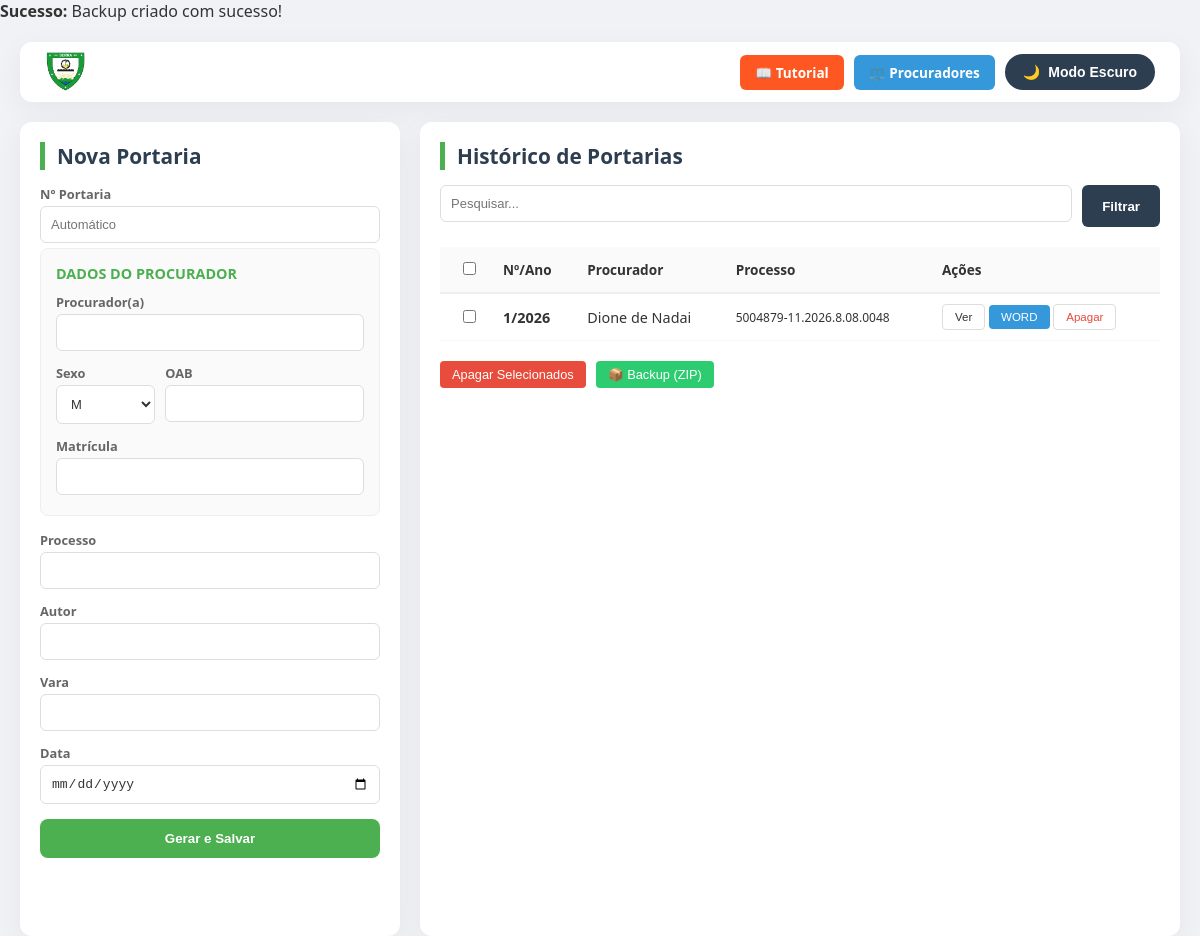
Before: / with the older database file.
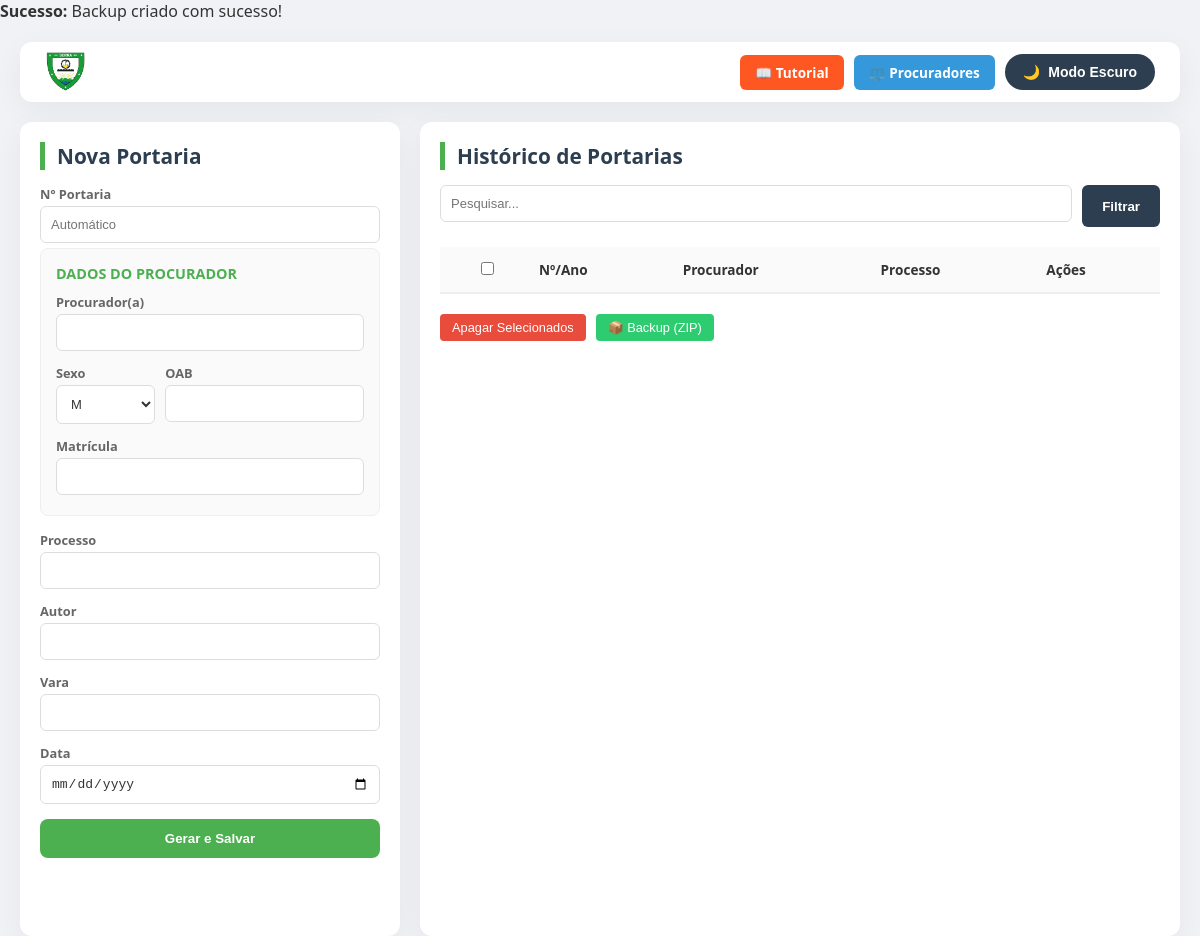
After: the same page with the newer database file.
### tables this page shows
CREATE TABLE portarias(
    id INTEGER PRIMARY KEY AUTOINCREMENT,
    numero INTEGER,
    ano INTEGER,
    procurador TEXT,
    sexo TEXT,
    oab TEXT,
    matricula TEXT, 
    processo TEXT,
    autor TEXT,
    vara TEXT,
    data_portaria TEXT
);

### index.php (the view, shortened to what this page needs)
<?php
if (!isset($_GET['buscar_dados'])) {
    include 'backup_auto.php';
}
$db = new SQLite3('data/portarias.db');
$db->exec('PRAGMA journal_mode = WAL;');
$db->exec("CREATE TABLE IF NOT EXISTS portarias(
    id INTEGER PRIMARY KEY AUTOINCREMENT,
    numero INTEGER,
    ano INTEGER,
    procurador TEXT,
    sexo TEXT,
    oab TEXT,
    matricula TEXT,
    processo TEXT,
    autor TEXT,
    vara TEXT,
    data_portaria TEXT
)");
$db->exec("CREATE TABLE IF NOT EXISTS cadastro_procuradores(
    id INTEGER PRIMARY KEY AUTOINCREMENT,
    nome TEXT NOT NULL,
    oab TEXT,
    sexo TEXT,
    matricula TEXT,
    email TEXT,
    status TEXT DEFAULT 'Ativo'
)");
$filtro="WHERE 1=1";
?>
<!DOCTYPE html>
<html lang="pt-br">
<head>
</head>
<body>
<div class="container">
<header class="header-actions">
    <img src="img/logoserra.png" style="height: 40px;">
    <div style="display:flex;gap:10px;align-items:center;">
        <a href="tutorial.php" class="btn-tutorial">📖 Tutorial</a>
        <a href="procuradores.php" class="btn-cadastro">⚖️ Procuradores</a>
        <button class="dark-toggle" id="btnDark" onclick="toggleDarkMode()">
            <span id="dark-icon">🌙</span> <span id="dark-text">Modo Escuro</span>
        </button>
    </div>
</header>
<aside class="sidebar">
    <h2>Nova Portaria</h2>
    <form method="post">
        <label>Nº Portaria</label>
        <input type="number" name="numero" placeholder="Automático">
        <div class="procurador-box">
            <h3>Dados do Procurador</h3>
            <label>Procurador(a)</label>
            <input type="text" name="procurador" id="proc_input" list="datalist_procurador" required onchange="autoPreencher('procurador', this.value)">
            <div style="display: flex; gap: 10px;">
                <div style="flex: 1;">
                    <label>Sexo</label>
                    <select name="sexo" id="sexo_input" required>
                        <option value="M">M</option>
                    </select>
                </div>
                <div style="flex: 2;">
                    <label>OAB</label>
                    <input type="text" name="oab" id="oab_input" required>
                </div>
            </div>
            <label>Matrícula</label>
            <input type="text" name="matricula" id="matricula_input" required>
        </div>
        <label>Processo</label>
        <input type="text" name="processo" id="processo_input" required>
        <label>Autor</label>
        <input type="text" name="autor" id="autor_input" required>
        <label>Vara</label>
        <input type="text" name="vara" id="vara_input" required>
        <label>Data</label>
        <input type="date" name="data" required>
        <button type="submit" name="salvar" style="background:var(--secondary-color); color:white; font-weight:bold; width:100%; border:none; border-radius:8px; padding:12px; margin-top:10px; cursor:pointer;">Gerar e Salvar</button>
    </form>
</aside>
<main class="main-content">
    <h2>Histórico de Portarias</h2>
    <form method="get" class="filter-bar">
        <input type="text" name="buscar" placeholder="Pesquisar..." value="<?php echo $_GET['buscar'] ?? ''; ?>">
        <button type="submit">Filtrar</button>
    </form>
    <form id="formAcoesMassa" method="post">
        <table>
            <thead><tr><th><input type="checkbox" onclick="marcarTodos(this)"></th><th>Nº/Ano</th><th>Procurador</th><th>Processo</th><th>Ações</th></tr></thead>
            <tbody>
                <?php
                $res=$db->query("SELECT * FROM portarias $filtro ORDER BY id DESC");
                while($row=$res->fetchArray()){
                    echo "<tr>
                        <td><input type='checkbox' name='selecionados[]' value='".$row['id']."'></td>
                        <td><strong>".$row['numero']."/".$row['ano']."</strong></td>
                        <td>".$row['procurador']."</td>
                        <td><small>".$row['processo']."</small></td>
                        <td>
                            <button type='button' class='table-btn' onclick=\"window.open('gerar_pdf.php?id=".$row['id']."','_blank')\">Ver</button>
                            <button type='button' class='table-btn' style='background:#3498db; color:white; border:none;' onclick=\"location.href='gerar_docx.php?id=".$row['id']."'\">WORD</button>
                            <button type='button' class='table-btn' style='color:#e74c3c' onclick='abrirModal(".$row['id'].")'>Apagar</button>
                        </td>
                    </tr>";
                }
                ?>
            </tbody>
        </table>
        <div class="action-bar">
            <button type="button" class="table-btn" style="background:#e74c3c; color:white; border:none;" onclick="abrirModalMultiplo()">Apagar Selecionados</button>
            <button type="button" class="table-btn" style="background:#2ecc71; color:white; border:none;" onclick="baixarZIP()">📦 Backup (ZIP)</button>
        </div>
    </form>
</main>
</div>
</body>
</html>

Changed rows visible on the page:
removed portarias: numero "1", ano "2026", procurador "Dione de Nadai", processo "5004879-11.2026.8.08.0048"
